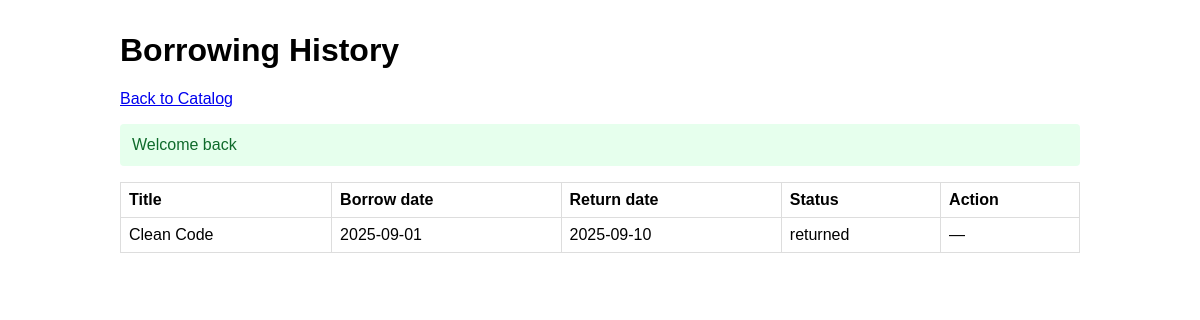
The page /history.php (signed in) on the database its author committed.
### tables this page shows
CREATE TABLE IF NOT EXISTS borrow_records (
	record_id INT AUTO_INCREMENT PRIMARY KEY,
	user_id INT NOT NULL,
	book_id INT NOT NULL,
	borrow_date DATE NOT NULL,
	return_date DATE NULL,
	status ENUM('borrowed','returned','overdue') NOT NULL DEFAULT 'borrowed',
	CONSTRAINT fk_borrow_user FOREIGN KEY (user_id) REFERENCES users(user_id) ON DELETE CASCADE,
	CONSTRAINT fk_borrow_book FOREIGN KEY (book_id) REFERENCES books(book_id) ON DELETE CASCADE
);

CREATE TABLE IF NOT EXISTS books (
	book_id INT AUTO_INCREMENT PRIMARY KEY,
	title VARCHAR(200) NOT NULL,
	author VARCHAR(150) NOT NULL,
	category VARCHAR(100) NOT NULL,
	cover_url VARCHAR(255) NULL,
	availability TINYINT(1) NOT NULL DEFAULT 1,
	created_at TIMESTAMP DEFAULT CURRENT_TIMESTAMP,
	INDEX idx_books_search (title, author, category)
);

### includes/functions.php (called while the page is built, shortened)
<?php
function h(string $str): string {
	return htmlspecialchars($str, ENT_QUOTES, 'UTF-8');
}
function get_flash(string $key): ?string {
	if (!isset($_SESSION['flash'][$key])) {
		return null;
	}
	$msg = (string)$_SESSION['flash'][$key];
	return $msg;
}

### includes/auth.php (called while the page is built, shortened)
<?php
function current_user(): ?array {
	$pdo = db();
	$stmt = $pdo->prepare('SELECT user_id, name, email, role, created_at FROM users WHERE user_id = ?');
	$stmt->execute([$_SESSION['user_id']]);
	$user = $stmt->fetch();
	return $user ?: null;
}

### history.php (the view, shortened to what this page needs)
<?php
require_once __DIR__ . '/includes/functions.php';
require_once __DIR__ . '/includes/auth.php';
$user = current_user();
$pdo = db();
$isAdmin = isset($user['role']) && $user['role'] === 'admin';
if ($isAdmin) {
	$sql = 'SELECT br.record_id, br.user_id, br.book_id, br.borrow_date, br.return_date, br.status, b.title
		FROM borrow_records br JOIN books b ON b.book_id = br.book_id
		ORDER BY br.borrow_date DESC, br.record_id DESC';
	$stmt = $pdo->query($sql);
} else {
	$sql = 'SELECT br.record_id, br.user_id, br.book_id, br.borrow_date, br.return_date, br.status, b.title
		FROM borrow_records br JOIN books b ON b.book_id = br.book_id
		WHERE br.user_id = ?
		ORDER BY br.borrow_date DESC, br.record_id DESC';
	$stmt = $pdo->prepare($sql);
	$stmt->execute([(int)$user['user_id']]);
}
$rows = $isAdmin ? $stmt->fetchAll() : $stmt->fetchAll();
$success = get_flash('success');
?>
<!DOCTYPE html>
<html lang="en">
<head>
</head>
<body>
<div class="container">
	<h1><?php echo h('Borrowing History'); ?></h1>
	<a href="catalog.php"><?php echo h('Back to Catalog'); ?></a>
	<?php if ($success): ?><div class="flash success"><?php echo h($success); ?></div><?php endif; ?>
	<table>
		<thead>
			<tr>
				<th><?php echo h('Title'); ?></th>
				<th><?php echo h('Borrow date'); ?></th>
				<th><?php echo h('Return date'); ?></th>
				<th><?php echo h('Status'); ?></th>
				<th><?php echo h('Action'); ?></th>
			</tr>
		</thead>
		<tbody>
		<?php if (empty($rows)): ?>
			<tr><td colspan="5"><?php echo h('No records found'); ?></td></tr>
		<?php else: ?>
			<?php foreach ($rows as $r): ?>
			<tr>
				<td><?php echo h($r['title']); ?></td>
				<td><?php echo h($r['borrow_date']); ?></td>
				<td><?php echo h($r['return_date'] ?? '—'); ?></td>
				<td><?php echo h($r['status']); ?></td>
				<td>
					<?php if ($r['status'] === 'borrowed'): ?>
						<form method="post" action="return.php" style="display:inline">
							<?php echo csrf_field(); ?>
							<input type="hidden" name="record_id" value="<?php echo h((string)$r['record_id']); ?>">
							<button type="submit"><?php echo h('Return'); ?></button>
						</form>
					<?php else: ?>
						<span><?php echo h('—'); ?></span>
					<?php endif; ?>
				</td>
			</tr>
			<?php endforeach; ?>
		<?php endif; ?>
		</tbody>
	</table>
</div>
</body>
</html>

### history.php (style rules this page uses)
body { font-family: Arial, sans-serif; margin: 2rem; }
.container { max-width: 960px; margin: 0 auto; }
.flash { padding: .75rem; margin-bottom: 1rem; border-radius: 4px; }
.flash.success { background: #e6ffed; color: #0f6b2b; }
table { border-collapse: collapse; width: 100%; }
th, td { border: 1px solid #ddd; padding: .5rem; text-align: left; }
a { display: inline-block; margin-bottom: 1rem; }

### rows shown on the page
borrow_records: book.title "Clean Code", borrow_date "2025-09-01", return_date "2025-09-10", status "returned"

### other values the page prints
$success "Welcome back"
